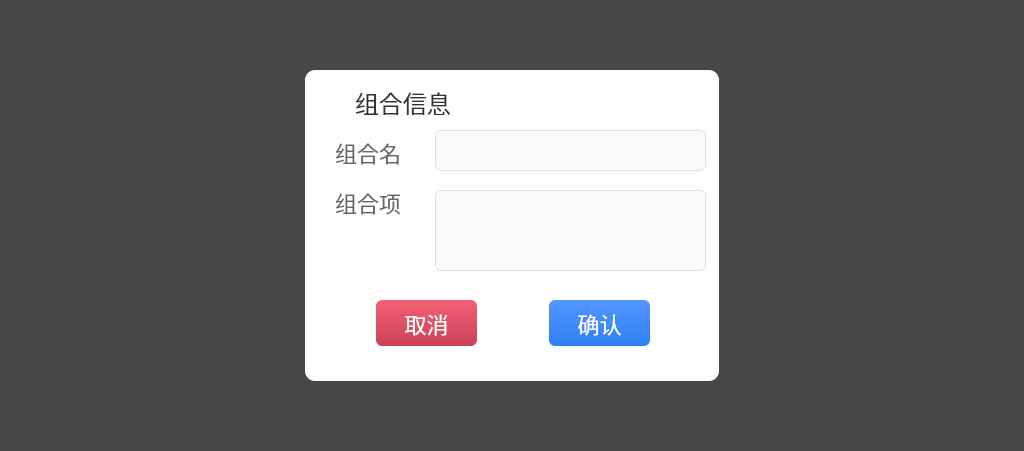
<?xml version="1.0" encoding="UTF-8"?>
<ui version="4.0">
 <class>DEditCombine</class>
 <widget class="QWidget" name="DEditCombine">
  <property name="geometry">
   <rect>
    <x>0</x>
    <y>0</y>
    <width>1024</width>
    <height>451</height>
   </rect>
  </property>
  <property name="windowTitle">
   <string>Form</string>
  </property>
  <property name="styleSheet">
   <string notr="true">background-color: rgba(0, 0, 0, 120);</string>
  </property>
  <layout class="QGridLayout" name="gridLayout">
   <item row="0" column="1">
    <spacer name="verticalSpacer_2">
     <property name="orientation">
      <enum>Qt::Vertical</enum>
     </property>
     <property name="sizeHint" stdset="0">
      <size>
       <width>20</width>
       <height>52</height>
      </size>
     </property>
    </spacer>
   </item>
   <item row="1" column="2">
    <spacer name="horizontalSpacer_2">
     <property name="orientation">
      <enum>Qt::Horizontal</enum>
     </property>
     <property name="sizeHint" stdset="0">
      <size>
       <width>287</width>
       <height>20</height>
      </size>
     </property>
    </spacer>
   </item>
   <item row="1" column="0">
    <spacer name="horizontalSpacer">
     <property name="orientation">
      <enum>Qt::Horizontal</enum>
     </property>
     <property name="sizeHint" stdset="0">
      <size>
       <width>287</width>
       <height>20</height>
      </size>
     </property>
    </spacer>
   </item>
   <item row="2" column="1">
    <spacer name="verticalSpacer">
     <property name="orientation">
      <enum>Qt::Vertical</enum>
     </property>
     <property name="sizeHint" stdset="0">
      <size>
       <width>20</width>
       <height>52</height>
      </size>
     </property>
    </spacer>
   </item>
   <item row="1" column="1">
    <widget class="QWidget" name="widget" native="true">
     <property name="sizePolicy">
      <sizepolicy hsizetype="Expanding" vsizetype="Expanding">
       <horstretch>0</horstretch>
       <verstretch>0</verstretch>
      </sizepolicy>
     </property>
     <property name="minimumSize">
      <size>
       <width>414</width>
       <height>311</height>
      </size>
     </property>
     <property name="styleSheet">
      <string notr="true">background-color: rgb(255, 255, 255);
border-radius: 10px;</string>
     </property>
     <widget class="QWidget" name="widget_2" native="true">
      <property name="geometry">
       <rect>
        <x>30</x>
        <y>20</y>
        <width>4</width>
        <height>22</height>
       </rect>
      </property>
      <property name="styleSheet">
       <string notr="true">image: url(:/STATIC/PHOTOS/vertical_line.png);</string>
      </property>
     </widget>
     <widget class="QLabel" name="label">
      <property name="geometry">
       <rect>
        <x>50</x>
        <y>20</y>
        <width>100</width>
        <height>25</height>
       </rect>
      </property>
      <property name="styleSheet">
       <string notr="true">font-size: 24px;
font-family: &quot;PingFang SC Bold&quot;;
color: #333333;</string>
      </property>
      <property name="text">
       <string>组合信息</string>
      </property>
     </widget>
     <widget class="QLabel" name="label_2">
      <property name="geometry">
       <rect>
        <x>30</x>
        <y>70</y>
        <width>71</width>
        <height>25</height>
       </rect>
      </property>
      <property name="sizePolicy">
       <sizepolicy hsizetype="Minimum" vsizetype="Minimum">
        <horstretch>0</horstretch>
        <verstretch>0</verstretch>
       </sizepolicy>
      </property>
      <property name="maximumSize">
       <size>
        <width>100</width>
        <height>25</height>
       </size>
      </property>
      <property name="styleSheet">
       <string notr="true">font-size: 22px;
font-family: &quot;PingFang SC&quot;;
color: #666666;
</string>
      </property>
      <property name="text">
       <string>组合名</string>
      </property>
     </widget>
     <widget class="QPushButton" name="btn_no">
      <property name="geometry">
       <rect>
        <x>71</x>
        <y>230</y>
        <width>101</width>
        <height>46</height>
       </rect>
      </property>
      <property name="styleSheet">
       <string notr="true">background: transparent;
background-color: qlineargradient(spread:pad, x1:0, y1:0, x2:0, y2:1, stop:0 rgba(244, 96, 117, 255), stop:1 rgba(201, 67, 86, 255));
border-radius: 6px;
color: white;
font-size: 22px;
font-family: &quot;PingFang SC Bold&quot;;</string>
      </property>
      <property name="text">
       <string>取消</string>
      </property>
      <property name="flat">
       <bool>true</bool>
      </property>
     </widget>
     <widget class="QPushButton" name="btn_yes">
      <property name="geometry">
       <rect>
        <x>244</x>
        <y>230</y>
        <width>101</width>
        <height>46</height>
       </rect>
      </property>
      <property name="styleSheet">
       <string notr="true">background: transparent;
background-color: qlineargradient(spread:pad, x1:0, y1:0, x2:0, y2:1, stop:0 rgba(85, 149, 255, 255), stop:1 rgba(45, 128, 245, 255));
border-radius: 6px;
color: white;
font-size: 22px;
font-family: &quot;PingFang SC Bold&quot;;</string>
      </property>
      <property name="text">
       <string>确认</string>
      </property>
      <property name="flat">
       <bool>true</bool>
      </property>
     </widget>
     <widget class="QLineEdit" name="edit_0">
      <property name="geometry">
       <rect>
        <x>130</x>
        <y>60</y>
        <width>271</width>
        <height>41</height>
       </rect>
      </property>
      <property name="styleSheet">
       <string notr="true">background: #FAFBFC;
border: 1px solid #DCDEE0;
border-radius: 6px;
font-size: 18px;
font-family: &quot;PingFang SC&quot;;
padding-left: 10px;</string>
      </property>
      <property name="inputMethodHints">
       <set>Qt::ImhNone</set>
      </property>
      <property name="readOnly">
       <bool>false</bool>
      </property>
     </widget>
     <widget class="QLabel" name="label_3">
      <property name="geometry">
       <rect>
        <x>30</x>
        <y>120</y>
        <width>91</width>
        <height>25</height>
       </rect>
      </property>
      <property name="sizePolicy">
       <sizepolicy hsizetype="Minimum" vsizetype="Minimum">
        <horstretch>0</horstretch>
        <verstretch>0</verstretch>
       </sizepolicy>
      </property>
      <property name="maximumSize">
       <size>
        <width>100</width>
        <height>25</height>
       </size>
      </property>
      <property name="styleSheet">
       <string notr="true">font-size: 22px;
font-family: &quot;PingFang SC&quot;;
color: #666666;
</string>
      </property>
      <property name="text">
       <string>组合项</string>
      </property>
     </widget>
     <widget class="QTextEdit" name="edit_1">
      <property name="geometry">
       <rect>
        <x>130</x>
        <y>120</y>
        <width>271</width>
        <height>81</height>
       </rect>
      </property>
      <property name="styleSheet">
       <string notr="true">background: #FAFBFC;
border: 1px solid #DCDEE0;
border-radius: 6px;
font-size: 18px;
font-family: &quot;PingFang SC&quot;;
padding-left: 10px;</string>
      </property>
     </widget>
    </widget>
   </item>
  </layout>
 </widget>
 <resources/>
 <connections/>
</ui>
